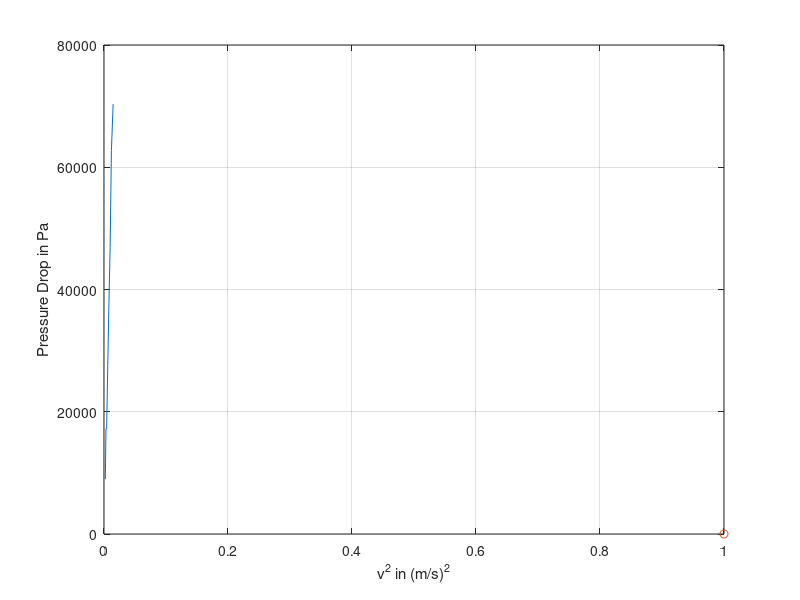
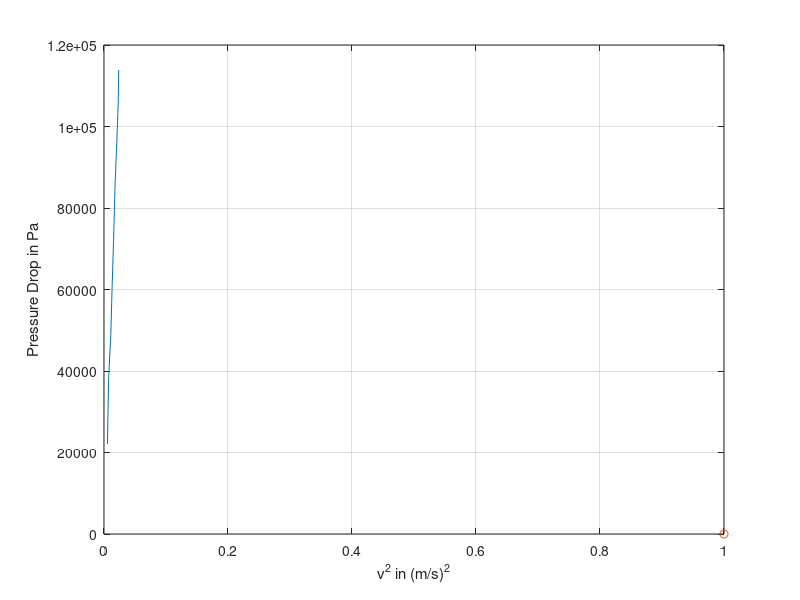
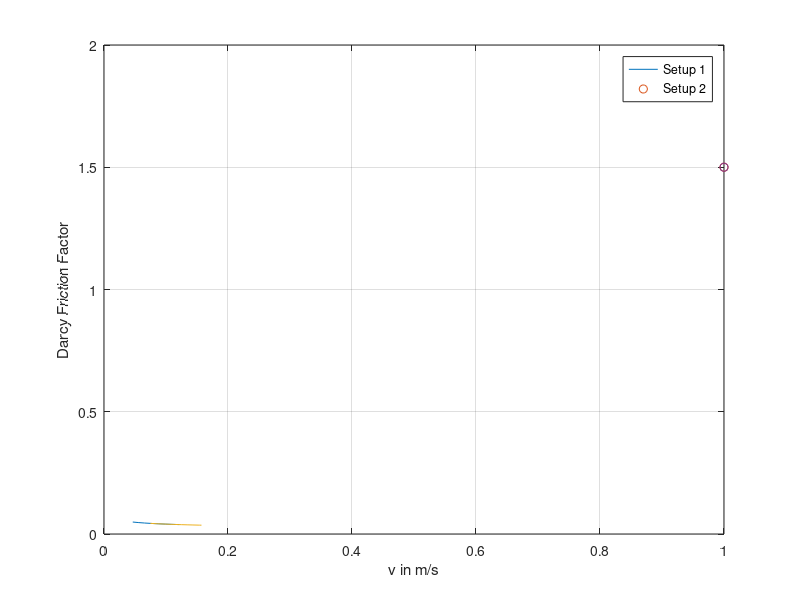

The MATLAB script that drew these images, in order:
% CH3510
% Mass Transfer and Mass Operations Lab

% EXP - 1 PART - A
% Calculating Darcy's Friction Factor

% CH22B008
% Aayush Bhakna

clear all;
clc;

%-------------------------------------------------------------------------%

% GIVEN DATA

% setup 1
del_p_1 = [1.3, 2.5, 2.5, 4.0, 5.4, 6.8, 9.1, 10.2]; % in psi
Q_1 = [118, 143, 166, 198, 225, 253, 278, 309]; % in lph

del_p_1 = del_p_1 .* 6894.76; % in Pa
Q_1 = Q_1 ./ (36 * (10^5)); % in m^3/s

% setup 2
del_p_2 = [3.2, 5.5, 7.1, 8.8, 10.5, 12.5, 13.9, 15.4, 16.5, 16.5]; % in psi
Q_2 = [190, 218, 267, 291, 317, 341, 365, 386, 391, 400]; % in lph

del_p_2 = del_p_2 .* 6894.76; % in Pa
Q_2 = Q_2 ./ (36 * (10^5)); % in m^3/s

rho = 1000; % in kg/m^3
eta = 0.7972 * (10^-3); % in Pa.s

D = 3 / 100; % in m
A = pi * (D^2) / 4; % in m^2

L = 80; % in m
H = 0.5; % in m
g = 9.81; % in SI units

%-------------------------------------------------------------------------%

% PLOTTING

v_1 = Q_1 ./ A; % in m/s
v_2 = Q_2 ./ A; % in m/s

% del_p vs velocity in 1
figure(1)
plot(v_1.^2, del_p_1, LineWidth=1.5, Marker="o")
grid on
xlabel('v^2 in (m/s)^2')
ylabel('Pressure Drop in Pa')

% del_p vs velocity in 2
figure(2)
plot(v_2.^2, del_p_2, LineWidth=1.5, Marker="o")
grid on
xlabel('v^2 in (m/s)^2')
ylabel('Pressure Drop in Pa')

Re_1 = rho .* D .* v_1 ./ eta;
Re_2 = rho .* D .* v_2 ./ eta;

fD_1 = 0.3164 .* (Re_1.^(-1/4));
fD_2 = 0.3164 .* (Re_2.^(-1/4));

% Theoretical Friction Factor
figure(4)
plot(v_1, fD_1, LineWidth=1.5, Marker="o")
hold on
plot(v_2, fD_2, LineWidth=1.5, Marker="o")
hold off
grid on
legend('Setup 1', 'Setup 2')
xlabel('v in m/s')
ylabel('Darcy Friction Factor')

%-------------------------------------------------------------------------%

